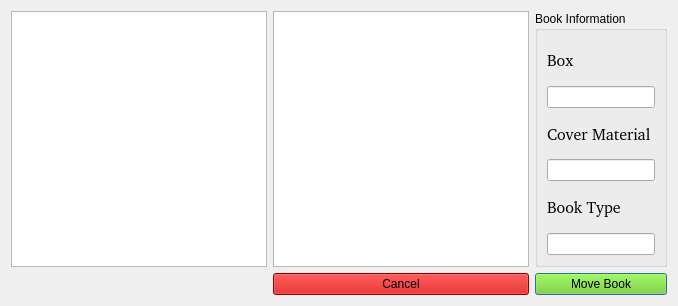
<?xml version="1.0" encoding="UTF-8"?>
<ui version="4.0">
 <class>Dialog</class>
 <widget class="QDialog" name="Dialog">
  <property name="geometry">
   <rect>
    <x>0</x>
    <y>0</y>
    <width>520</width>
    <height>306</height>
   </rect>
  </property>
  <property name="windowTitle">
   <string>Dialog</string>
  </property>
  <property name="styleSheet">
   <string notr="true">* {
	font: 12pt, &quot;Arial&quot;
}</string>
  </property>
  <layout class="QGridLayout" name="gridLayout">
   <item row="0" column="2" rowspan="2">
    <widget class="QGroupBox" name="groupBox_2">
     <property name="sizePolicy">
      <sizepolicy hsizetype="MinimumExpanding" vsizetype="Preferred">
       <horstretch>0</horstretch>
       <verstretch>0</verstretch>
      </sizepolicy>
     </property>
     <property name="title">
      <string>Book Information</string>
     </property>
     <layout class="QVBoxLayout" name="verticalLayout">
      <item>
       <widget class="QLabel" name="label_2">
        <property name="font">
         <font>
          <family>,Arial</family>
          <pointsize>12</pointsize>
          <weight>50</weight>
          <italic>false</italic>
          <bold>false</bold>
         </font>
        </property>
        <property name="text">
         <string>Box</string>
        </property>
       </widget>
      </item>
      <item>
       <widget class="QLineEdit" name="labelBox">
        <property name="readOnly">
         <bool>true</bool>
        </property>
       </widget>
      </item>
      <item>
       <widget class="QLabel" name="label_4">
        <property name="font">
         <font>
          <family>,Arial</family>
          <pointsize>12</pointsize>
          <weight>50</weight>
          <italic>false</italic>
          <bold>false</bold>
         </font>
        </property>
        <property name="text">
         <string>Cover Material</string>
        </property>
       </widget>
      </item>
      <item>
       <widget class="QLineEdit" name="labelCoverMaterial">
        <property name="readOnly">
         <bool>true</bool>
        </property>
       </widget>
      </item>
      <item>
       <widget class="QLabel" name="label_5">
        <property name="font">
         <font>
          <family>,Arial</family>
          <pointsize>12</pointsize>
          <weight>50</weight>
          <italic>false</italic>
          <bold>false</bold>
         </font>
        </property>
        <property name="text">
         <string>Book Type</string>
        </property>
       </widget>
      </item>
      <item>
       <widget class="QLineEdit" name="labelBookType">
        <property name="readOnly">
         <bool>true</bool>
        </property>
       </widget>
      </item>
     </layout>
    </widget>
   </item>
   <item row="0" column="0" rowspan="2">
    <widget class="QListWidget" name="batchesList">
     <property name="sizePolicy">
      <sizepolicy hsizetype="Fixed" vsizetype="Expanding">
       <horstretch>0</horstretch>
       <verstretch>0</verstretch>
      </sizepolicy>
     </property>
    </widget>
   </item>
   <item row="0" column="1" rowspan="2">
    <widget class="QListWidget" name="booksList">
     <property name="enabled">
      <bool>true</bool>
     </property>
     <property name="sizePolicy">
      <sizepolicy hsizetype="Fixed" vsizetype="Expanding">
       <horstretch>0</horstretch>
       <verstretch>0</verstretch>
      </sizepolicy>
     </property>
    </widget>
   </item>
   <item row="2" column="2">
    <widget class="QPushButton" name="buttonMove">
     <property name="enabled">
      <bool>true</bool>
     </property>
     <property name="palette">
      <palette>
       <active>
        <colorrole role="WindowText">
         <brush brushstyle="SolidPattern">
          <color alpha="255">
           <red>0</red>
           <green>0</green>
           <blue>0</blue>
          </color>
         </brush>
        </colorrole>
        <colorrole role="Button">
         <brush brushstyle="SolidPattern">
          <color alpha="255">
           <red>115</red>
           <green>210</green>
           <blue>22</blue>
          </color>
         </brush>
        </colorrole>
        <colorrole role="Light">
         <brush brushstyle="SolidPattern">
          <color alpha="255">
           <red>170</red>
           <green>255</green>
           <blue>87</blue>
          </color>
         </brush>
        </colorrole>
        <colorrole role="Midlight">
         <brush brushstyle="SolidPattern">
          <color alpha="255">
           <red>142</red>
           <green>232</green>
           <blue>54</blue>
          </color>
         </brush>
        </colorrole>
        <colorrole role="Dark">
         <brush brushstyle="SolidPattern">
          <color alpha="255">
           <red>57</red>
           <green>105</green>
           <blue>11</blue>
          </color>
         </brush>
        </colorrole>
        <colorrole role="Mid">
         <brush brushstyle="SolidPattern">
          <color alpha="255">
           <red>76</red>
           <green>140</green>
           <blue>14</blue>
          </color>
         </brush>
        </colorrole>
        <colorrole role="Text">
         <brush brushstyle="SolidPattern">
          <color alpha="255">
           <red>0</red>
           <green>0</green>
           <blue>0</blue>
          </color>
         </brush>
        </colorrole>
        <colorrole role="BrightText">
         <brush brushstyle="SolidPattern">
          <color alpha="255">
           <red>255</red>
           <green>255</green>
           <blue>255</blue>
          </color>
         </brush>
        </colorrole>
        <colorrole role="ButtonText">
         <brush brushstyle="SolidPattern">
          <color alpha="255">
           <red>0</red>
           <green>0</green>
           <blue>0</blue>
          </color>
         </brush>
        </colorrole>
        <colorrole role="Base">
         <brush brushstyle="SolidPattern">
          <color alpha="255">
           <red>115</red>
           <green>210</green>
           <blue>22</blue>
          </color>
         </brush>
        </colorrole>
        <colorrole role="Window">
         <brush brushstyle="SolidPattern">
          <color alpha="255">
           <red>115</red>
           <green>210</green>
           <blue>22</blue>
          </color>
         </brush>
        </colorrole>
        <colorrole role="Shadow">
         <brush brushstyle="SolidPattern">
          <color alpha="255">
           <red>0</red>
           <green>0</green>
           <blue>0</blue>
          </color>
         </brush>
        </colorrole>
        <colorrole role="AlternateBase">
         <brush brushstyle="SolidPattern">
          <color alpha="255">
           <red>185</red>
           <green>232</green>
           <blue>138</blue>
          </color>
         </brush>
        </colorrole>
        <colorrole role="ToolTipBase">
         <brush brushstyle="SolidPattern">
          <color alpha="255">
           <red>255</red>
           <green>255</green>
           <blue>220</blue>
          </color>
         </brush>
        </colorrole>
        <colorrole role="ToolTipText">
         <brush brushstyle="SolidPattern">
          <color alpha="255">
           <red>0</red>
           <green>0</green>
           <blue>0</blue>
          </color>
         </brush>
        </colorrole>
        <colorrole role="PlaceholderText">
         <brush brushstyle="SolidPattern">
          <color alpha="128">
           <red>0</red>
           <green>0</green>
           <blue>0</blue>
          </color>
         </brush>
        </colorrole>
       </active>
       <inactive>
        <colorrole role="WindowText">
         <brush brushstyle="SolidPattern">
          <color alpha="255">
           <red>0</red>
           <green>0</green>
           <blue>0</blue>
          </color>
         </brush>
        </colorrole>
        <colorrole role="Button">
         <brush brushstyle="SolidPattern">
          <color alpha="255">
           <red>115</red>
           <green>210</green>
           <blue>22</blue>
          </color>
         </brush>
        </colorrole>
        <colorrole role="Light">
         <brush brushstyle="SolidPattern">
          <color alpha="255">
           <red>170</red>
           <green>255</green>
           <blue>87</blue>
          </color>
         </brush>
        </colorrole>
        <colorrole role="Midlight">
         <brush brushstyle="SolidPattern">
          <color alpha="255">
           <red>142</red>
           <green>232</green>
           <blue>54</blue>
          </color>
         </brush>
        </colorrole>
        <colorrole role="Dark">
         <brush brushstyle="SolidPattern">
          <color alpha="255">
           <red>57</red>
           <green>105</green>
           <blue>11</blue>
          </color>
         </brush>
        </colorrole>
        <colorrole role="Mid">
         <brush brushstyle="SolidPattern">
          <color alpha="255">
           <red>76</red>
           <green>140</green>
           <blue>14</blue>
          </color>
         </brush>
        </colorrole>
        <colorrole role="Text">
         <brush brushstyle="SolidPattern">
          <color alpha="255">
           <red>0</red>
           <green>0</green>
           <blue>0</blue>
          </color>
         </brush>
        </colorrole>
        <colorrole role="BrightText">
         <brush brushstyle="SolidPattern">
          <color alpha="255">
           <red>255</red>
           <green>255</green>
           <blue>255</blue>
          </color>
         </brush>
        </colorrole>
        <colorrole role="ButtonText">
         <brush brushstyle="SolidPattern">
          <color alpha="255">
           <red>0</red>
           <green>0</green>
           <blue>0</blue>
          </color>
         </brush>
        </colorrole>
        <colorrole role="Base">
         <brush brushstyle="SolidPattern">
          <color alpha="255">
           <red>115</red>
           <green>210</green>
           <blue>22</blue>
          </color>
         </brush>
        </colorrole>
        <colorrole role="Window">
         <brush brushstyle="SolidPattern">
          <color alpha="255">
           <red>115</red>
           <green>210</green>
           <blue>22</blue>
          </color>
         </brush>
        </colorrole>
        <colorrole role="Shadow">
         <brush brushstyle="SolidPattern">
          <color alpha="255">
           <red>0</red>
           <green>0</green>
           <blue>0</blue>
          </color>
         </brush>
        </colorrole>
        <colorrole role="AlternateBase">
         <brush brushstyle="SolidPattern">
          <color alpha="255">
           <red>185</red>
           <green>232</green>
           <blue>138</blue>
          </color>
         </brush>
        </colorrole>
        <colorrole role="ToolTipBase">
         <brush brushstyle="SolidPattern">
          <color alpha="255">
           <red>255</red>
           <green>255</green>
           <blue>220</blue>
          </color>
         </brush>
        </colorrole>
        <colorrole role="ToolTipText">
         <brush brushstyle="SolidPattern">
          <color alpha="255">
           <red>0</red>
           <green>0</green>
           <blue>0</blue>
          </color>
         </brush>
        </colorrole>
        <colorrole role="PlaceholderText">
         <brush brushstyle="SolidPattern">
          <color alpha="128">
           <red>0</red>
           <green>0</green>
           <blue>0</blue>
          </color>
         </brush>
        </colorrole>
       </inactive>
       <disabled>
        <colorrole role="WindowText">
         <brush brushstyle="SolidPattern">
          <color alpha="255">
           <red>57</red>
           <green>105</green>
           <blue>11</blue>
          </color>
         </brush>
        </colorrole>
        <colorrole role="Button">
         <brush brushstyle="SolidPattern">
          <color alpha="255">
           <red>115</red>
           <green>210</green>
           <blue>22</blue>
          </color>
         </brush>
        </colorrole>
        <colorrole role="Light">
         <brush brushstyle="SolidPattern">
          <color alpha="255">
           <red>170</red>
           <green>255</green>
           <blue>87</blue>
          </color>
         </brush>
        </colorrole>
        <colorrole role="Midlight">
         <brush brushstyle="SolidPattern">
          <color alpha="255">
           <red>142</red>
           <green>232</green>
           <blue>54</blue>
          </color>
         </brush>
        </colorrole>
        <colorrole role="Dark">
         <brush brushstyle="SolidPattern">
          <color alpha="255">
           <red>57</red>
           <green>105</green>
           <blue>11</blue>
          </color>
         </brush>
        </colorrole>
        <colorrole role="Mid">
         <brush brushstyle="SolidPattern">
          <color alpha="255">
           <red>76</red>
           <green>140</green>
           <blue>14</blue>
          </color>
         </brush>
        </colorrole>
        <colorrole role="Text">
         <brush brushstyle="SolidPattern">
          <color alpha="255">
           <red>57</red>
           <green>105</green>
           <blue>11</blue>
          </color>
         </brush>
        </colorrole>
        <colorrole role="BrightText">
         <brush brushstyle="SolidPattern">
          <color alpha="255">
           <red>255</red>
           <green>255</green>
           <blue>255</blue>
          </color>
         </brush>
        </colorrole>
        <colorrole role="ButtonText">
         <brush brushstyle="SolidPattern">
          <color alpha="255">
           <red>57</red>
           <green>105</green>
           <blue>11</blue>
          </color>
         </brush>
        </colorrole>
        <colorrole role="Base">
         <brush brushstyle="SolidPattern">
          <color alpha="255">
           <red>115</red>
           <green>210</green>
           <blue>22</blue>
          </color>
         </brush>
        </colorrole>
        <colorrole role="Window">
         <brush brushstyle="SolidPattern">
          <color alpha="255">
           <red>115</red>
           <green>210</green>
           <blue>22</blue>
          </color>
         </brush>
        </colorrole>
        <colorrole role="Shadow">
         <brush brushstyle="SolidPattern">
          <color alpha="255">
           <red>0</red>
           <green>0</green>
           <blue>0</blue>
          </color>
         </brush>
        </colorrole>
        <colorrole role="AlternateBase">
         <brush brushstyle="SolidPattern">
          <color alpha="255">
           <red>115</red>
           <green>210</green>
           <blue>22</blue>
          </color>
         </brush>
        </colorrole>
        <colorrole role="ToolTipBase">
         <brush brushstyle="SolidPattern">
          <color alpha="255">
           <red>255</red>
           <green>255</green>
           <blue>220</blue>
          </color>
         </brush>
        </colorrole>
        <colorrole role="ToolTipText">
         <brush brushstyle="SolidPattern">
          <color alpha="255">
           <red>0</red>
           <green>0</green>
           <blue>0</blue>
          </color>
         </brush>
        </colorrole>
        <colorrole role="PlaceholderText">
         <brush brushstyle="SolidPattern">
          <color alpha="128">
           <red>0</red>
           <green>0</green>
           <blue>0</blue>
          </color>
         </brush>
        </colorrole>
       </disabled>
      </palette>
     </property>
     <property name="styleSheet">
      <string notr="true">#buttonOpen {
	background-color: rgb(115, 210, 22);
}</string>
     </property>
     <property name="text">
      <string>Move Book</string>
     </property>
    </widget>
   </item>
   <item row="2" column="1">
    <widget class="QPushButton" name="buttonCancel">
     <property name="styleSheet">
      <string notr="true">#buttonCancel {
	background-color: rgb(204, 0, 0);
}</string>
     </property>
     <property name="text">
      <string>Cancel</string>
     </property>
    </widget>
   </item>
  </layout>
 </widget>
 <tabstops>
  <tabstop>buttonMove</tabstop>
  <tabstop>buttonCancel</tabstop>
  <tabstop>batchesList</tabstop>
  <tabstop>booksList</tabstop>
 </tabstops>
 <resources/>
 <connections/>
</ui>
